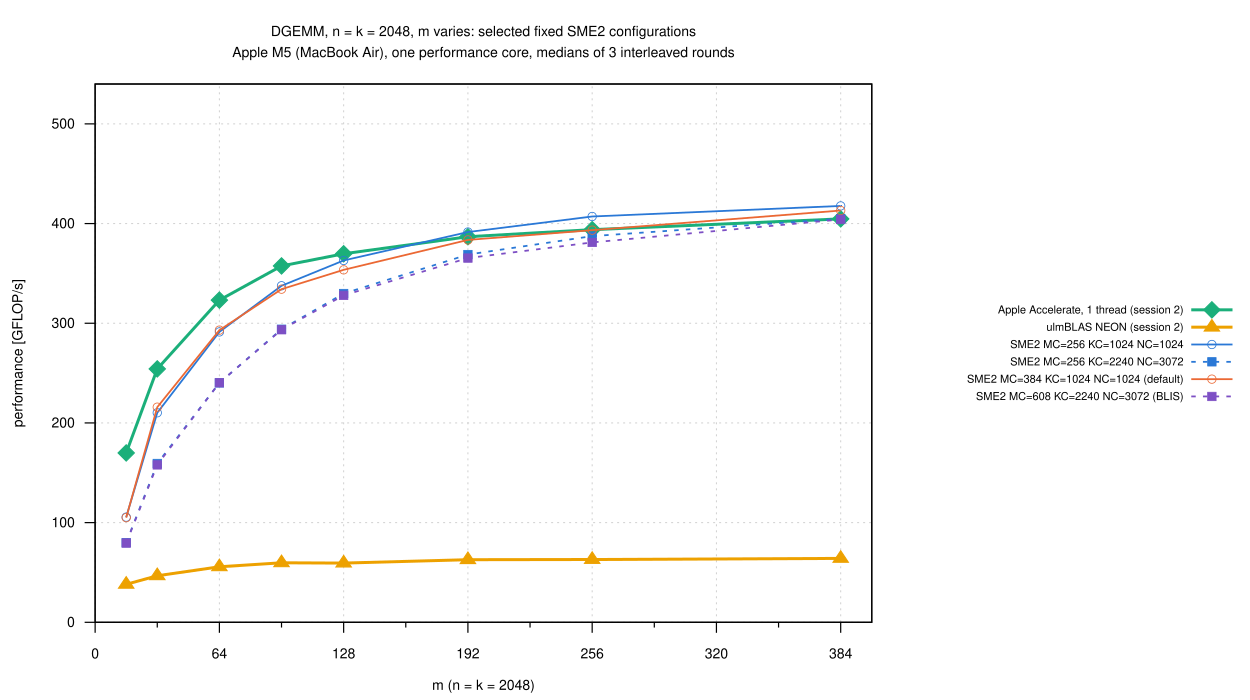

This figure's gnuplot source:
load "_style.gp"
load "_selection.gp"
set terminal svg size 1250,700 dynamic enhanced font "Helvetica,14" background rgb "white"
set output "small_m_selected.svg"
set xrange [0:400]
set xtics 0, 64, 384
set mxtics 2
set yrange [0:540]
set key outside right center vertical font ",11" spacing 1.05 nobox
FILE = "small_m.csv"; XCOL = "m"; XLABEL = "m (n = k = 2048)"; VARS = SEL
TITLE = "DGEMM, n = k = 2048, m varies: selected fixed SME2 configurations\nApple M5 (MacBook Air), one performance core, medians of 3 interleaved rounds"
load "_family.gp"
